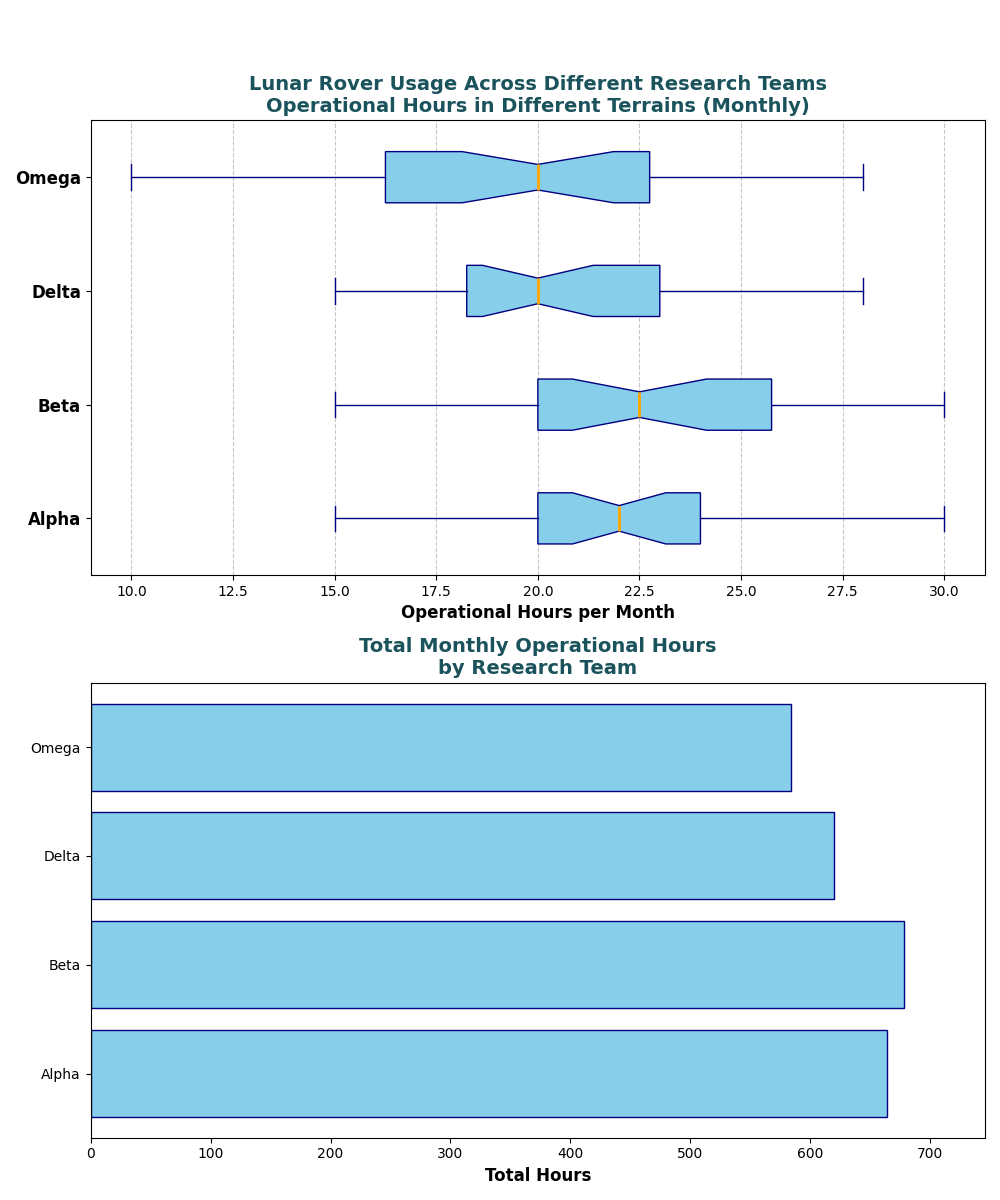

Reproduce this figure in Python.
import matplotlib.pyplot as plt
import numpy as np

# Teams
teams = ["Alpha", "Beta", "Delta", "Omega"]

# Monthly operational hours
alpha_hours = [15, 18, 24, 20, 22, 17, 21, 23, 19, 26, 29, 18, 20, 24, 22, 27, 30, 20, 22, 24, 26, 20, 27, 19, 18, 24, 25, 23, 21, 20]
beta_hours = [20, 15, 17, 16, 19, 22, 21, 24, 22, 23, 18, 20, 19, 21, 23, 26, 28, 29, 30, 24, 25, 20, 22, 24, 26, 19, 28, 27, 26, 24]
delta_hours = [17, 19, 23, 20, 21, 18, 17, 16, 20, 24, 23, 25, 27, 28, 22, 20, 19, 18, 15, 17, 20, 19, 18, 20, 22, 23, 19, 21, 24, 25]
omega_hours = [12, 10, 15, 13, 16, 14, 20, 22, 19, 21, 18, 14, 17, 19, 20, 26, 24, 21, 23, 20, 20, 19, 17, 14, 25, 28, 27, 26, 24, 20]

# Calculate total monthly operational hours
total_hours = [sum(alpha_hours), sum(beta_hours), sum(delta_hours), sum(omega_hours)]

# Create subplots
fig, axs = plt.subplots(2, 1, figsize=(10, 12))

# Define a single color for uniformity
single_color = 'skyblue'

# Horizontal Box Plot
axs[0].boxplot(
    [alpha_hours, beta_hours, delta_hours, omega_hours], 
    vert=False, patch_artist=True, notch=True,
    boxprops=dict(facecolor=single_color, color='navy'),
    whiskerprops=dict(color='navy'),
    capprops=dict(color='navy'),
    flierprops=dict(marker='o', color='red', markersize=6, alpha=0.6),
    medianprops=dict(color='orange', linewidth=2)
)

axs[0].set_title('Lunar Rover Usage Across Different Research Teams\nOperational Hours in Different Terrains (Monthly)', fontsize=14, fontweight='bold', color='#1a535c')
axs[0].set_xlabel('Operational Hours per Month', fontsize=12, fontweight='bold')
axs[0].set_yticks(np.arange(1, len(teams)+1))
axs[0].set_yticklabels(teams, fontsize=12, fontweight='bold')
axs[0].grid(axis='x', linestyle='--', alpha=0.7)

# Bar Chart
axs[1].barh(teams, total_hours, color=single_color, edgecolor='navy')
axs[1].set_title('Total Monthly Operational Hours\nby Research Team', fontsize=14, fontweight='bold', color='#1a535c')
axs[1].set_xlabel('Total Hours', fontsize=12, fontweight='bold')
axs[1].set_xlim(0, max(total_hours) * 1.1)

# Adjust layout
plt.tight_layout(rect=[0, 0, 1, 0.95])

# Show the plots
plt.show()
